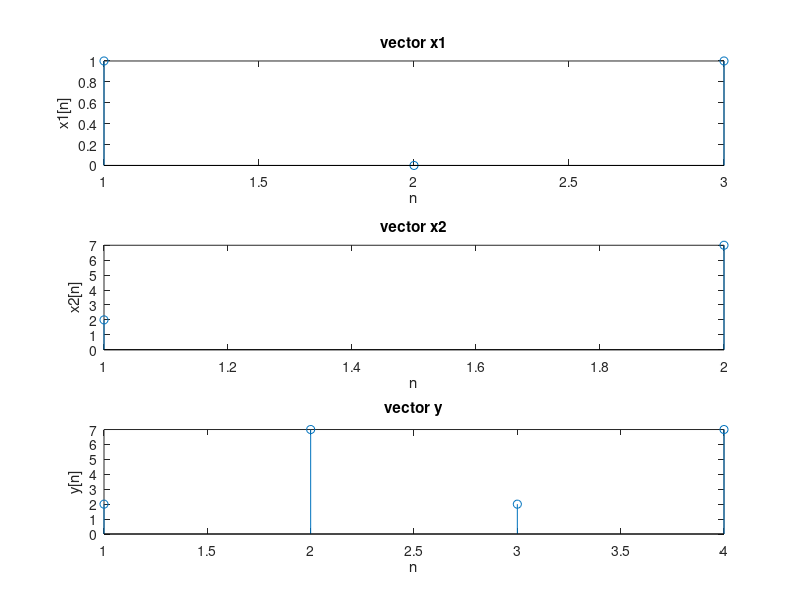

Here is the MATLAB script that generated this plot:
%linear convolution of given sequence %create vectors x1 and x2
x1=[1 0 1];
x2=[2 7];
y=conv(x1,x2);
subplot(311)
stem(x1)
xlabel('n')
ylabel('x1[n]');
title('vector x1')
subplot(312)
stem(x2)
xlabel('n')
ylabel('x2[n]');
title('vector x2')
subplot(313)
stem(y)
xlabel('n')
ylabel('y[n]');
title('vector y')
